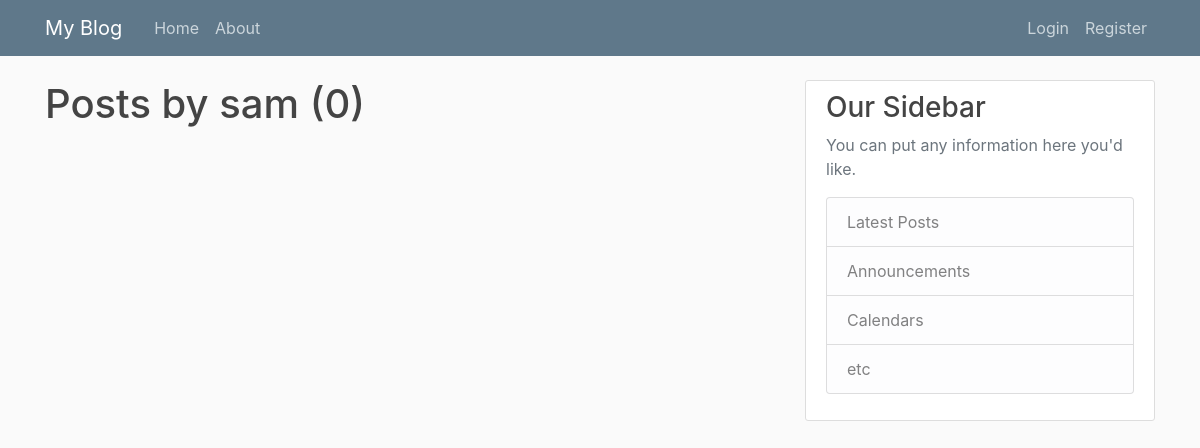
Before: /user/sam with the older database file.
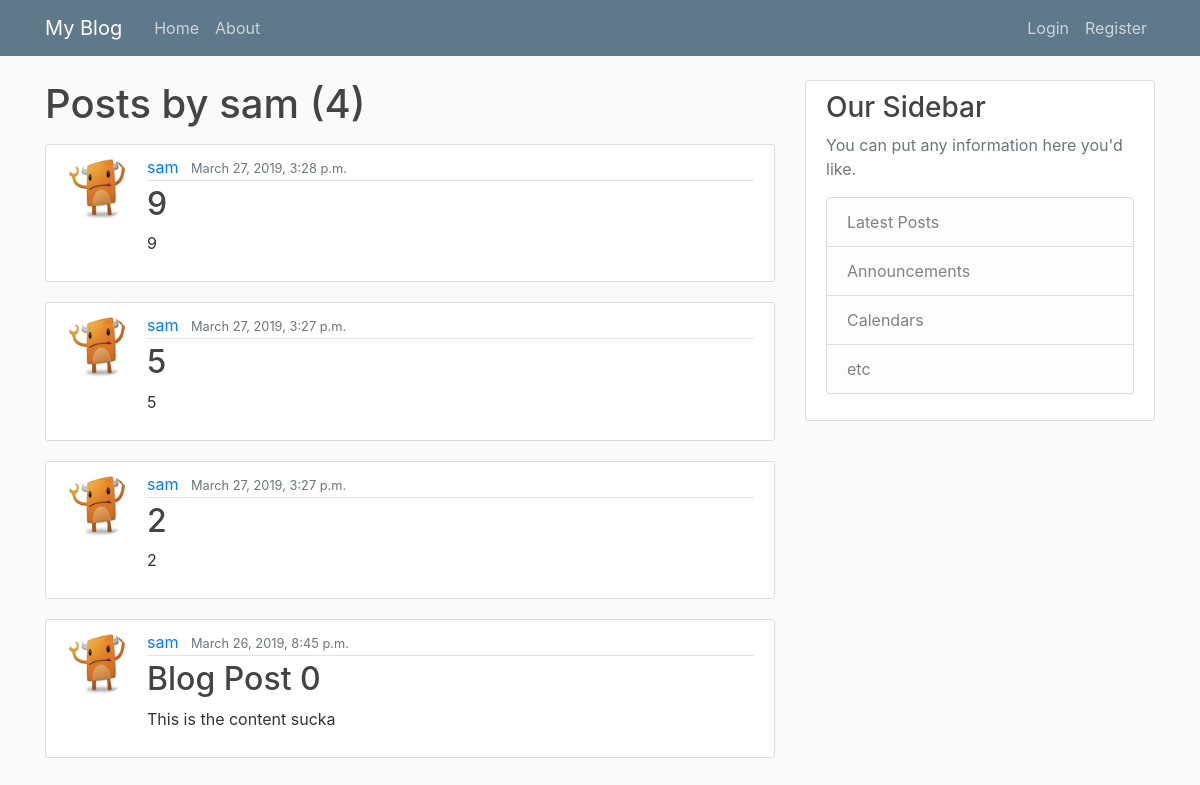
After: the same page with the newer database file.
### blog/models.py (models this page shows, shortened)
class Post(models.Model):
    title = models.CharField(max_length = 100)
    content = models.TextField()
    date_posted = models.DateTimeField(default=timezone.now)
    author = models.ForeignKey(User, on_delete=models.CASCADE)

### users/models.py (models this page shows, shortened)
class Profile(models.Model):
    user = models.OneToOneField(User, on_delete=models.CASCADE)
    image = models.ImageField(default='default.jpg', upload_to='profile_pics')

### blog/views.py (the view)
# urls.py: path('user/<str:username>', UserPostListView.as_view(), name='user-posts'),
class UserPostListView(ListView):
    model = Post
    template_name = 'blog/user_posts.html'
    context_object_name = 'posts'
    paginate_by = 10
    def get_queryset(self):
        user = get_object_or_404(User, username=self.kwargs.get('username'))
        return Post.objects.filter(author=user).order_by('-date_posted')

### blog/templates/blog/user_posts.html (shortened to what this page needs)
{% extends "blog/base.html" %}
{% block content %}
    <h1 class="mb-3">Posts by {{ view.kwargs.username }} ({{ page_obj.paginator.count}})</h1>
    {% for post in posts %}
    <article class="media content-section">
      <img class="rounded-circle article-img" src="{{ post.author.profile.image.url }}">
      <div class="media-body">
        <div class="article-metadata">
          <a class="mr-2" href="{% url 'user-posts' post.author.username %}">{{ post.author }}</a>
          <small class="text-muted">{{ post.date_posted }}</small>
        </div>
        <h2><a class="article-title" href="{% url 'post-detail' post.id %}">{{ post.title }}</a></h2>
        <p class="article-content">{{ post.content }}</p>
      </div>
    </article>
    {% endfor %}
{% endblock content %}

### blog/templates/blog/base.html (shortened to what this page needs)
{% load static %}
<!DOCTYPE html>
<html>
<head>
    <link rel="stylesheet" href="https://stackpath.bootstrapcdn.com/bootstrap/4.3.1/css/bootstrap.min.css">
    <link rel="stylesheet" type="text/css" href="{% static 'blog/main.css' %}">
</head>
<body>
  <header class="site-header">
    <nav class="navbar navbar-expand-md navbar-dark bg-steel fixed-top">
      <div class="container">
        <a class="navbar-brand mr-4" href="{% url 'blog-home' %}">My Blog</a>
        <div class="collapse navbar-collapse" id="navbarToggle">
          <div class="navbar-nav mr-auto">
            <a class="nav-item nav-link" href="{% url 'blog-home' %}">Home</a>
            <a class="nav-item nav-link" href="{% url 'blog-about' %}">About</a>
          </div>
          <div class="navbar-nav">
            {% if user.is_authenticated %}
            <a class="nav-item nav-link" href="{% url 'post-create' %}">New Post</a>
            <a class="nav-item nav-link" href="{% url 'profile' %}">{{ user.username }}</a>
            <a class="nav-item nav-link" href="{% url 'logout' %}">Logout</a>
            {% else %}
            <a class="nav-item nav-link" href="{% url 'login' %}">Login</a>
            <a class="nav-item nav-link" href="{% url 'register' %}">Register</a>
            {% endif %}
          </div>
        </div>
      </div>
    </nav>
  </header>
  <main role="main" class="container">
    <div class="row">
      <div class="col-md-8">
        {% block content %}{% endblock %}
      </div>
      <div class="col-md-4">
        <div class="content-section">
          <h3>Our Sidebar</h3>
          <p class='text-muted'>You can put any information here you'd like.
            <ul class="list-group">
              <li class="list-group-item list-group-item-light">Latest Posts</li>
              <li class="list-group-item list-group-item-light">Announcements</li>
              <li class="list-group-item list-group-item-light">Calendars</li>
              <li class="list-group-item list-group-item-light">etc</li>
            </ul>
          </p>
        </div>
      </div>
    </div>
  </main>
</body>
</html>

### blog/static/blog/main.css (style rules this page uses)
body { background: #fafafa; color: #333333; margin-top: 5rem; }
h1, h2, h3, h4, h5, h6 { color: #444444; }
ul { margin: 0; }
.bg-steel { background-color: #5f788a; }
.site-header .navbar-nav .nav-link { color: #cbd5db; }
.content-section { background: #ffffff; padding: 10px 20px; border: 1px solid #dddddd; border-radius: 3px; margin-bottom: 20px; }
.article-title { color: #444444; }
.article-content { white-space: pre-line; }
.article-img { height: 65px; width: 65px; margin-right: 16px; }
.article-metadata { padding-bottom: 1px; margin-bottom: 4px; border-bottom: 1px solid #e3e3e3 }

Changed rows visible on the page:
added Post: author.profile.image (picture), author "sam", date_posted "March 27, 2019, 3:28 p.m.", title "9", content "9"
added Post: author.profile.image (picture), author "sam", date_posted "March 27, 2019, 3:27 p.m.", title "5", content "5"
added Post: author.profile.image (picture), author "sam", date_posted "March 27, 2019, 3:27 p.m.", title "2", content "2"
added Post: author.profile.image (picture), author "sam", date_posted "March 26, 2019, 8:45 p.m.", title "Blog Post 0", content "This is the content sucka"
Other visible differences:
{{ page_obj.paginator.count }}: "0" → "4"
